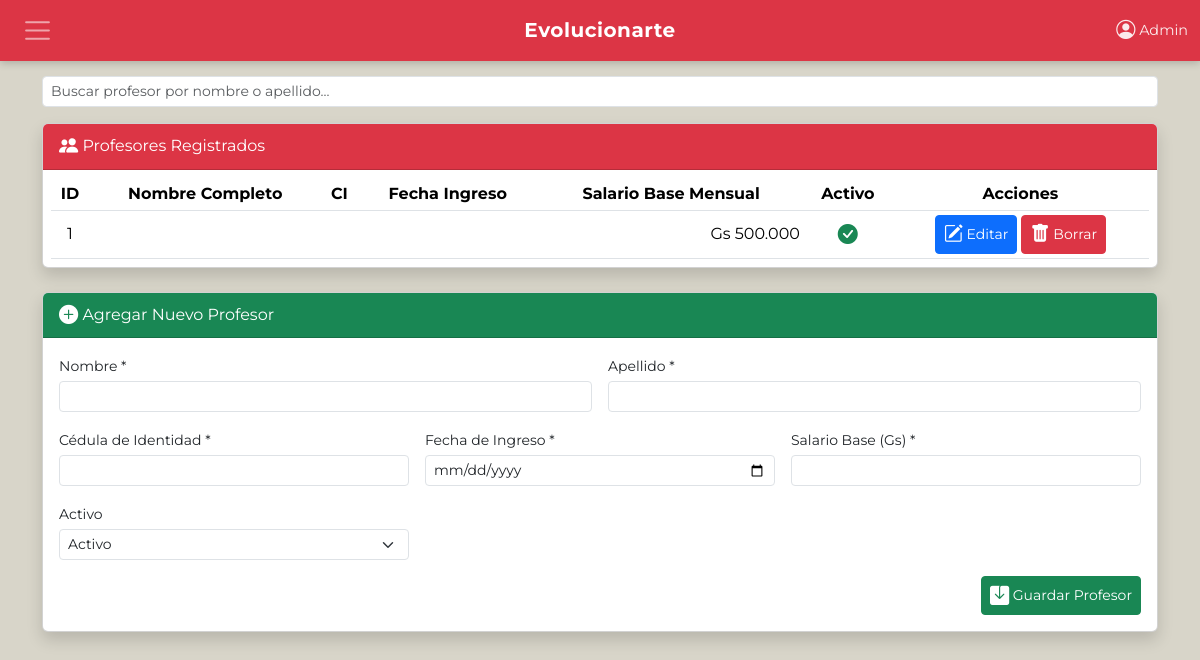
The page /secciones/profesores.php on the database as committed earlier.
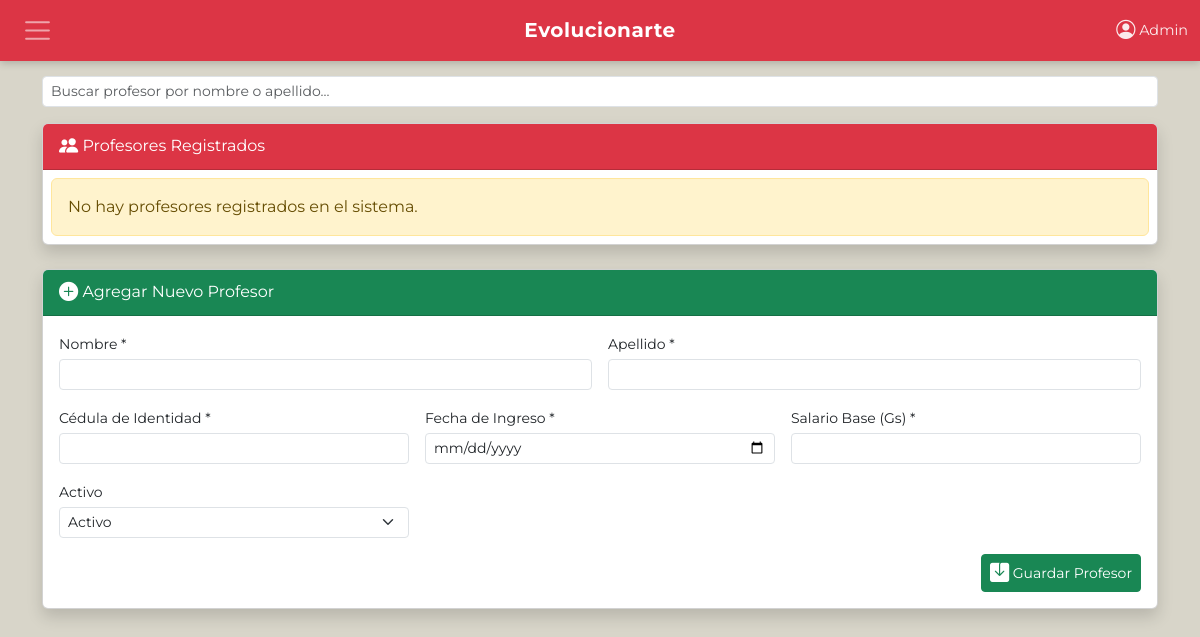
The same page on the database as committed later.
### tables this page shows
CREATE TABLE IF NOT EXISTS `profesores` (
  `id_profesor` INT NOT NULL AUTO_INCREMENT,
  `id_usuario` INT NOT NULL UNIQUE,
  `especialidad` VARCHAR(100),
  `salario_base` DECIMAL(10,2),
  `fecha_contratacion` DATE,
  `activo` TINYINT(1) DEFAULT 1,
  PRIMARY KEY (`id_profesor`),
  FOREIGN KEY (`id_usuario`) REFERENCES `usuarios`(`id_usuario`) ON DELETE CASCADE
);

### secciones/funciones.php (called while the page is built, shortened)
<?php
$db = mysqli_connect("localhost", "root", "", "evospace");
function traer($tabla){
    global $db;
    $str = "SELECT * FROM $tabla";
    $resul = mysqli_query($db, $str);
    return $resul;
}
?>

### secciones/profesores.php (the view, shortened to what this page needs)
<?php
include "./funciones.php";
include '../includes/header.php';
include '../includes/navbar.php';
if (isset($_REQUEST["idEditar"])) {
    $idEditar = $_REQUEST["idEditar"];
    $p = traerPorID_PROFESORES("profesores", $idEditar);
    $id_profesor = $p->id_profesor;
    $nombre = $p->nombre;
    $apellido = $p->apellido;
    $ci = $p->ci;
    $anio_ingreso = $p->anio_ingreso;
    $salario_base = $p->salario_base;
    $activo = $p->activo;
} else {
    $idEditar = "";
    $nombre = "";
    $apellido = "";
    $ci = "";
    $anio_ingreso = "";
    $salario_base = "";
    $activo = "";
}
$resul = traer("profesores");
?>
<div class="container mt-3">
    <div class="row g-2 mb-3">
        <div class="col-md-12">
            <input type="text" id="buscador" class="form-control form-control-sm" placeholder="Buscar profesor por nombre o apellido...">
        </div>
    </div>
    <div class="card shadow mb-4">
        <div class="card-header bg-danger text-white py-2">
            <i class="bi bi-people-fill"></i> Profesores Registrados
        </div>
        <div class="card-body p-2">
            <?php if (mysqli_num_rows($resul) == 0): ?>
                <div class="alert alert-warning mb-0">No hay profesores registrados en el sistema.</div>
            <?php else: ?>
                <div class="table-responsive">
                    <table class="table table-hover table-sm mb-0" id="tablaProfesores">
                        <thead class="text-center">
                            <tr>
                                <th>ID</th>
                                <th>Nombre Completo</th>
                                <th>CI</th>
                                <th>Fecha Ingreso</th>
                                <th>Salario Base Mensual</th>
                                <th>Activo</th>
                                <th>Acciones</th>
                            </tr>
                        </thead>
                        <tbody>
                            <?php while ($fila = mysqli_fetch_assoc($resul)): ?>
                                <tr>
                                    <td class="text-center align-middle"><?= $fila["id_profesor"] ?></td>
                                    <td class="nombre-profesor align-middle"><?= htmlspecialchars($fila["nombre"] . ' ' . $fila["apellido"]) ?></td>
                                    <td class="text-center align-middle"><?= htmlspecialchars($fila["ci"]) ?></td>
                                    <td class="text-center align-middle"><?= htmlspecialchars($fila["anio_ingreso"]) ?></td>
                                    <td class="text-end align-middle">Gs <?= number_format($fila["salario_base"], 0, ',', '.') ?></td>
                                    <td class="text-center align-middle">
                                        <?= $fila['activo'] == 1 ? '<i class="bi bi-check-circle-fill text-success fs-5"></i>' : '<i class="bi bi-x-circle-fill text-danger fs-5"></i>' ?>
                                    </td>
                                    <td class="text-center align-middle">
                                        <a href="profesores.php?idEditar=<?= $fila['id_profesor'] ?>" class="btn btn-primary btn-sm">
                                            <i class="bi bi-pencil-square"></i> <span class="d-none d-sm-inline">Editar</span>
                                        </a>
                                        <a href="profesores.php?idBorrar=<?= $fila['id_profesor'] ?>" class="btn btn-danger btn-sm" onclick="return confirm('¿Estás seguro de eliminar a este profesor?')">
                                            <i class="bi bi-trash-fill"></i> <span class="d-none d-sm-inline">Borrar</span>
                                        </a>
                                    </td>
                                </tr>
                            <?php endwhile; ?>
                        </tbody>
                    </table>
                </div>
            <?php endif; ?>
        </div>
    </div>
    <div class="card shadow mb-3">
        <?php $operacion = $idEditar == "" ? "Agregar Nuevo Profesor" : "Actualizar Profesor ID: " . $idEditar ?>
        <div class="card-header <?= $idEditar == "" ? 'bg-success' : 'bg-warning text-dark' ?> text-white py-2">
            <i class="bi <?= $idEditar == "" ? 'bi-plus-circle-fill' : 'bi-pencil-square' ?>"></i> <?= $operacion ?>
        </div>
        <div class="card-body">
            <form method="POST" action="profesores.php">
                <div class="row g-3">
                    <div class="col-md-6">
                        <label class="form-label mb-1 small">Nombre *</label>
                        <input type="text" name="nombre" class="form-control form-control-sm" value="<?= htmlspecialchars($nombre) ?>" required>
                    </div>
                    <div class="col-md-6">
                        <label class="form-label mb-1 small">Apellido *</label>
                        <input type="text" name="apellido" class="form-control form-control-sm" value="<?= htmlspecialchars($apellido) ?>" required>
                    </div>
                    <div class="col-md-4">
                        <label class="form-label mb-1 small">Cédula de Identidad *</label>
                        <input type="text" name="ci" class="form-control form-control-sm" value="<?= htmlspecialchars($ci) ?>" required>
                    </div>
                    <div class="col-md-4">
                        <label class="form-label mb-1 small">Fecha de Ingreso *</label>
                        <input type="date" name="anio_ingreso" class="form-control form-control-sm" value="<?= htmlspecialchars($anio_ingreso) ?>" required>
                    </div>
                    <div class="col-md-4">
                        <label class="form-label mb-1 small">Salario Base (Gs) *</label>
                        <input type="number" step="0.01" name="salario_base" class="form-control form-control-sm" value="<?= htmlspecialchars($salario_base) ?>" required>
                    </div>
                    <div class="col-md-4">
                        <label class="form-label mb-1 small">Activo</label>
                        <select name="activo" class="form-select form-select-sm">
                            <option value="1" <?= $activo == "1" || $activo === "" ? 'selected' : '' ?>>Activo</option>
                        </select>
                    </div>
                    <div class="col-12 d-flex gap-2 justify-content-end mt-3">
                        <button type="submit" name="guardar" class="btn <?= $idEditar == "" ? 'btn-success' : 'btn-warning' ?> btn-sm">
                            <i class="bi bi-save-fill"></i> <?= $idEditar == "" ? 'Guardar Profesor' : 'Actualizar Datos' ?>
                        </button>
                    </div>
                </div>
            </form>
        </div>
    </div>
</div>
<?php
include '../includes/footer.php';
?>

### includes/header.php (shortened to what this page needs)
<!DOCTYPE html>
<html lang="es">
<head>
    <link href="https://cdn.jsdelivr.net/npm/bootstrap@5.3.3/dist/css/bootstrap.min.css" rel="stylesheet">
    <link rel="stylesheet" href="https://cdnjs.cloudflare.com/ajax/libs/bootstrap-icons/1.11.3/font/bootstrap-icons.min.css">
</head>
<body>

### includes/navbar.php (shortened to what this page needs)
<nav class="navbar navbar-dark bg-danger fixed-top">
    <div class="container-fluid position-relative">
        <button class="navbar-toggler border-0" type="button" data-bs-toggle="offcanvas" data-bs-target="#offcanvasNavbar">
            <span class="navbar-toggler-icon"></span>
        </button>
        <a class="navbar-brand fw-bold position-absolute start-50 translate-middle-x" href="/evospace/roles/admin.php">
            Evolucionarte
        </a>
        <span class="navbar-text text-white d-none d-md-inline ms-auto">
            <i class="bi bi-person-circle"></i>
            <?= htmlspecialchars($_SESSION['nombre_completo'] ?? $_SESSION['usuario'] ?? 'Admin') ?>
        </span>
    </div>
</nav>

### includes/footer.php (shortened to what this page needs)
</body>
</html>

### includes/header.php (style rules this page uses)
* { font-family: "Montserrat", sans-serif; }
body { background-color: #d8d5c9; padding-top: 60px; padding-bottom: 30px; }
.bi { display: inline-block; font-size: 1.2rem; vertical-align: -0.125em; }

### includes/navbar.php (style rules this page uses)
.navbar { font-family: 'Montserrat', sans-serif; min-height: 56px; box-shadow: 0 2px 8px rgba(0,0,0,0.2); }
.navbar-brand { font-size: 1.25rem; letter-spacing: 0.5px; color: #fff !important; text-decoration: none; }
.navbar-toggler { padding: 0.4rem 0.6rem; font-size: 1.3rem; border: none; outline: none; }
.navbar-text { font-size: 0.9rem; opacity: 0.9; }

Rows that differ between the two databases and show on the page:
removed profesores: id_profesor "1", salario_base "500.000", activo 1 (drawn)
Other text that changed with them:
text no longer shown: "ID Nombre Completo CI Fecha Ingreso Salario Base Mensual Activo Acciones"
text now shown: "No hay profesores registrados en el sistema."
